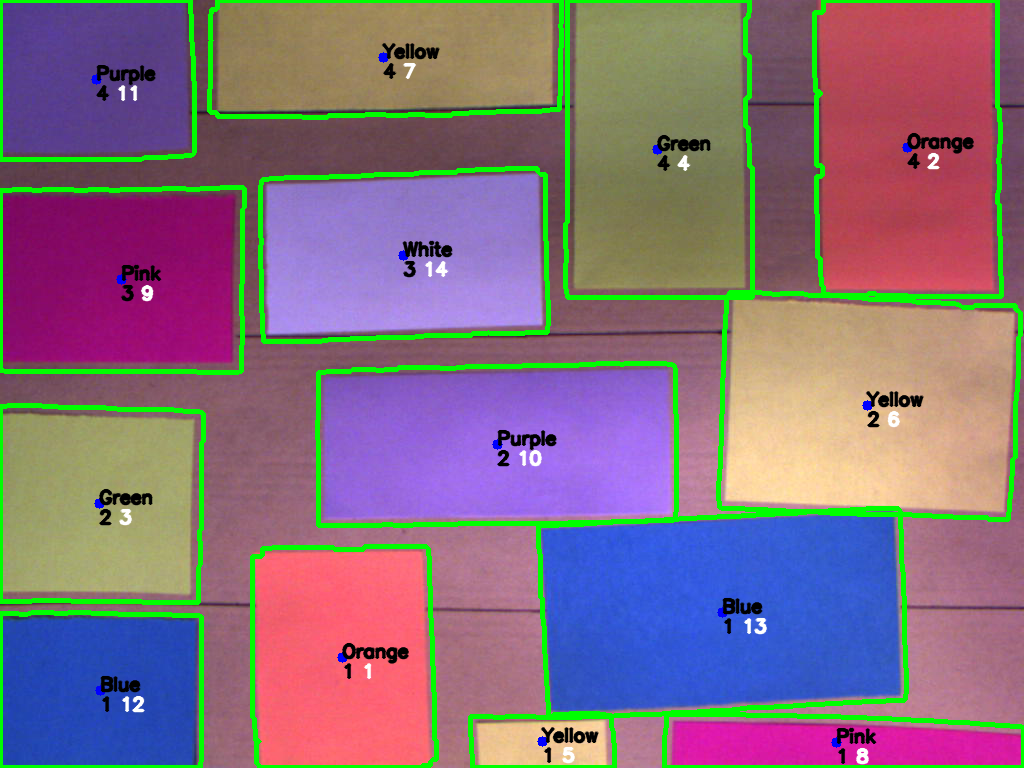
#> input picture paperEval.png, 1024 x 768 px, found by its file name
$ python histogram.py
#> lines starting #> are read from the running program, lines starting #| are printed output that depends on the picture
#> (reads files_calibrated/blue.csv from the repository)
#> (reads files_calibrated/orange.csv from the repository)
#> (reads files_calibrated/green.csv from the repository)
#> (reads files_calibrated/yellow.csv from the repository)
import cv2
import tkinter as tk
import matplotlib as mtp
import matplotlib.pyplot as plt
from matplotlib.backends.backend_tkagg import FigureCanvasTkAgg
from matplotlib.figure import Figure
from base_functions import *


root= tk.Tk()
root.title("Filters Histograms")
mtp.use("TkAgg")
canvas = tk.Canvas(root)

#insert the different filtering results
img = cv2.imread('paperEval.png')
#> img is the input picture: shape (768, 1024, 3); mean B, G, R 125.2, 111, 133.4
b,g,r = cv2.split(img)
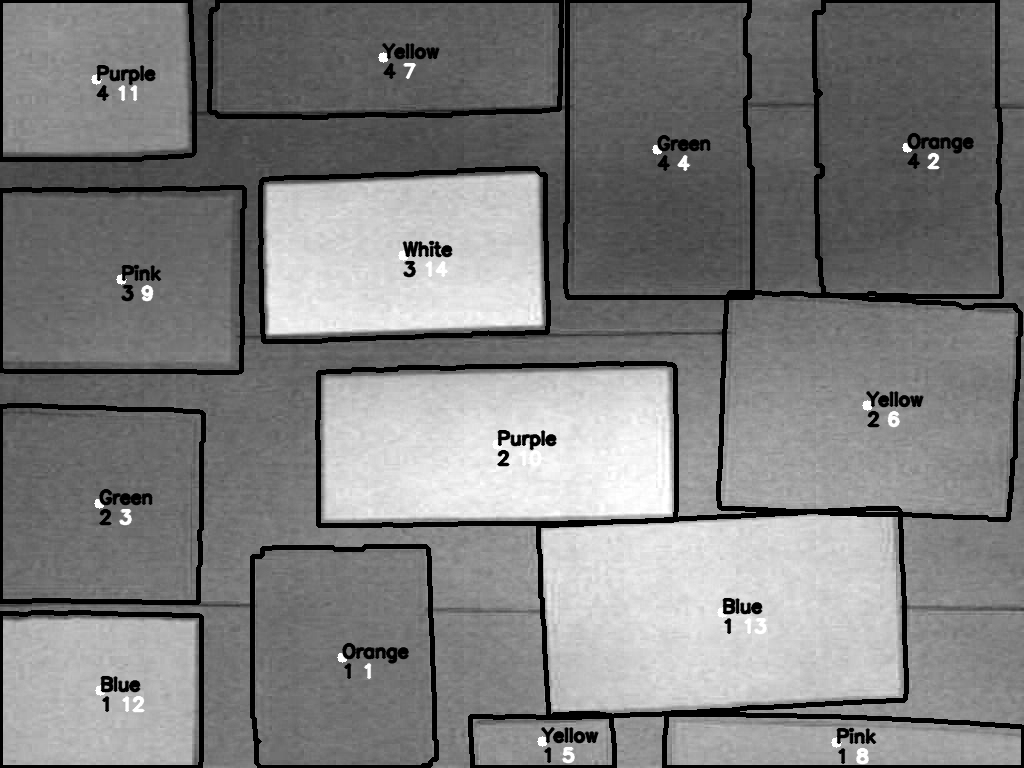
#> b: shape (768, 1024); min 0, max 255, mean 125.2
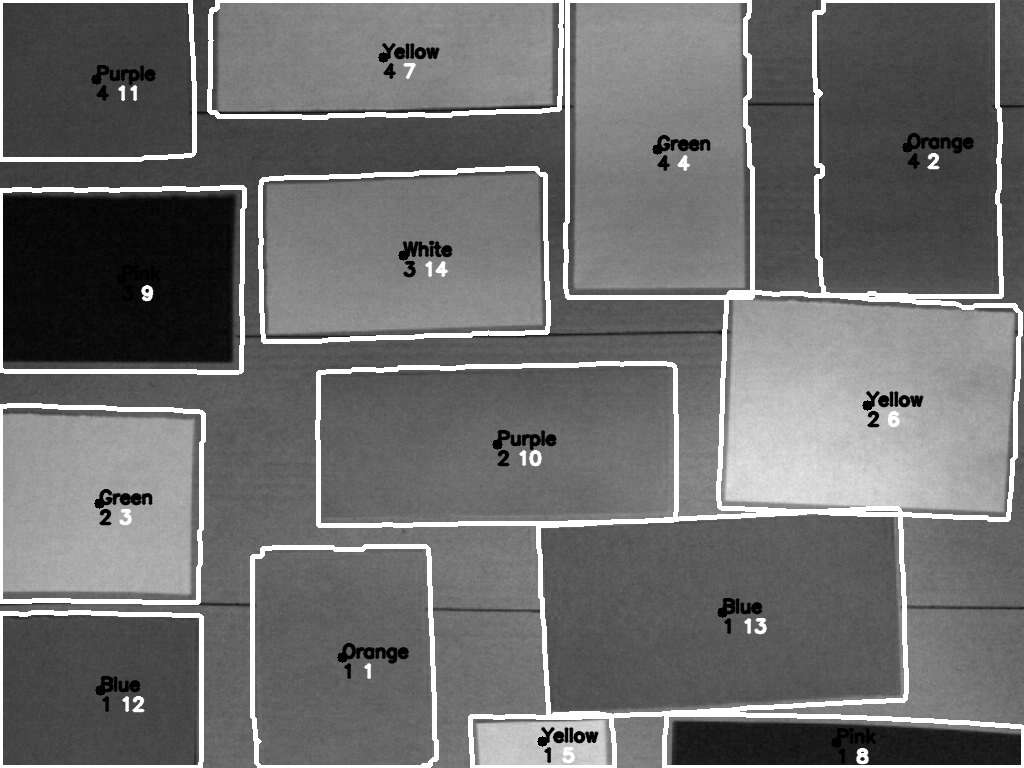
#> g: shape (768, 1024); min 0, max 255, mean 111
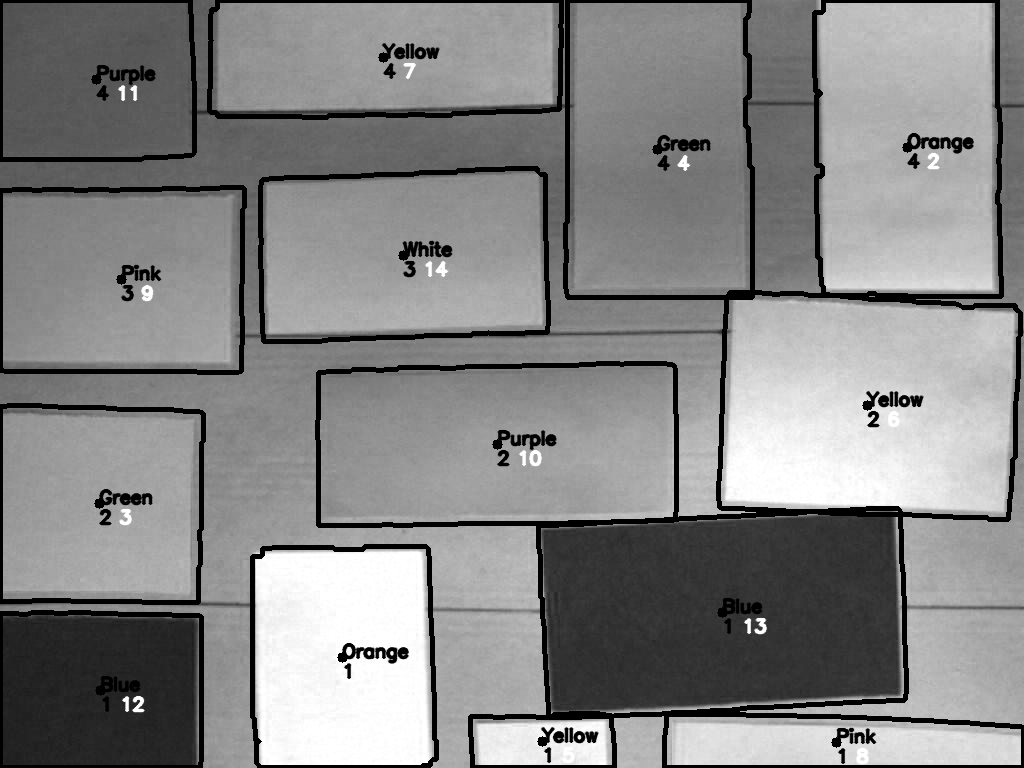
#> r: shape (768, 1024); min 0, max 255, mean 133.4
#> (the run stopped early here; a loop or call above may not have finished)
